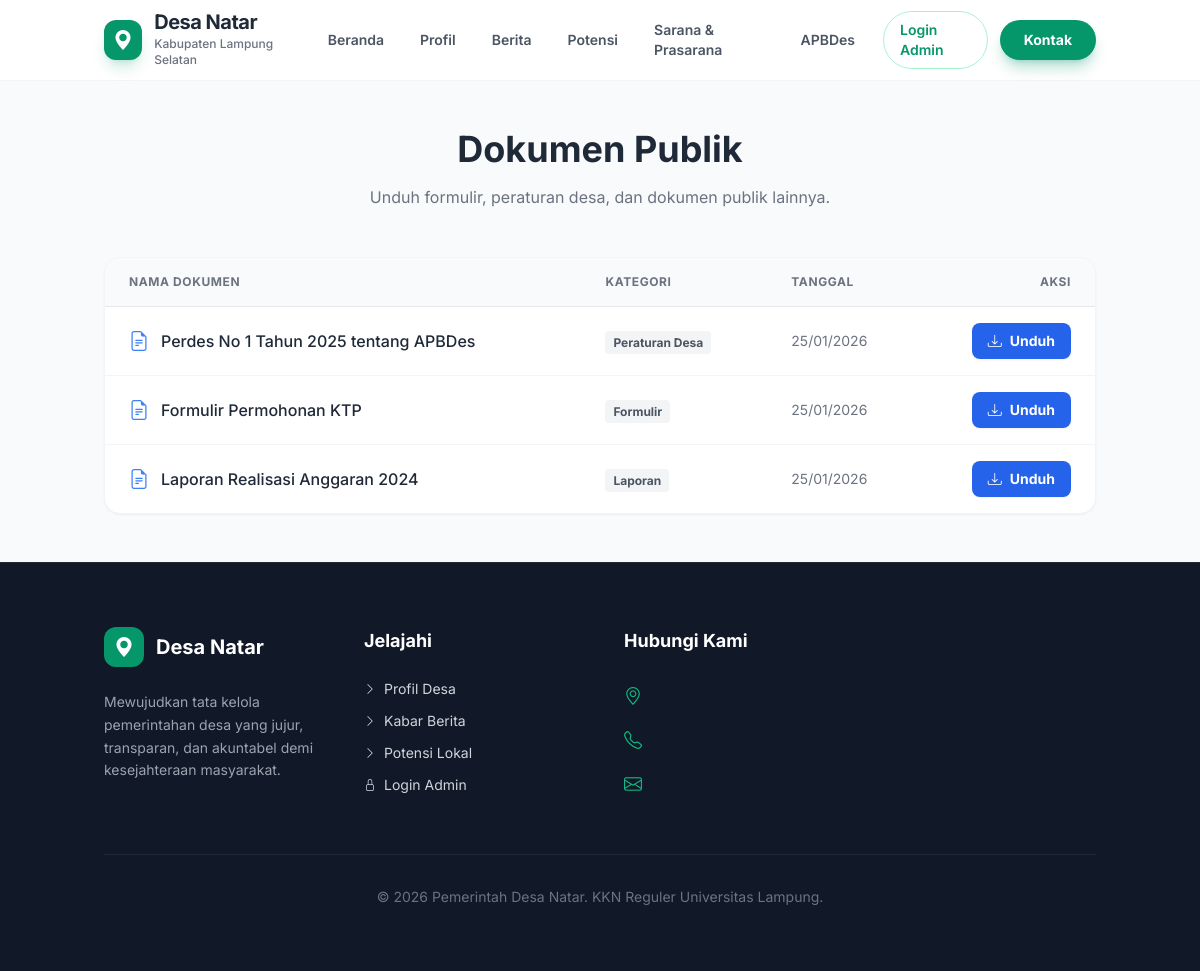
Page /Website-Desa-Natar2/admin/unduhan.php on the committed database.
### tables this page shows
CREATE TABLE site_settings (
    id INT AUTO_INCREMENT PRIMARY KEY,
    judul_website VARCHAR(255) DEFAULT 'Desa Natar',
    tagline VARCHAR(255),
    logo VARCHAR(255),
    favicon VARCHAR(255)
);

CREATE TABLE unduhan (
    id INT AUTO_INCREMENT PRIMARY KEY,
    nama_dokumen VARCHAR(255) NOT NULL,
    nama_file VARCHAR(255) NOT NULL,
    id_kategori INT,
    tgl_upload TIMESTAMP DEFAULT CURRENT_TIMESTAMP,
    CONSTRAINT fk_unduhan_kategori
        FOREIGN KEY (id_kategori)
        REFERENCES kategori_unduhan(id)
        ON DELETE SET NULL
);

CREATE TABLE kategori_unduhan (
    id INT AUTO_INCREMENT PRIMARY KEY,
    nama_kategori VARCHAR(100) NOT NULL
);

### Website-Desa-Natar2/admin/unduhan.php (the view, shortened to what this page needs)
<?php
require 'includes/header.php';
$q_unduhan = mysqli_query($conn, "SELECT u.*, k.nama_kategori FROM unduhan u LEFT JOIN kategori_unduhan k ON u.id_kategori = k.id ORDER BY u.tgl_upload DESC");
?>
<div class="bg-gray-50 py-12">
    <div class="container mx-auto px-4 max-w-5xl">
        <div class="text-center mb-12">
            <h1 class="text-3xl md:text-4xl font-bold text-gray-800 mb-4">Dokumen Publik</h1>
            <p class="text-gray-500 max-w-2xl mx-auto">Unduh formulir, peraturan desa, dan dokumen publik lainnya.</p>
        </div>
        <div class="bg-white rounded-2xl shadow-sm border border-gray-100 overflow-hidden">
            <div class="overflow-x-auto">
                <table class="w-full text-left border-collapse">
                    <thead class="bg-gray-50 border-b border-gray-200">
                        <tr>
                            <th class="px-6 py-4 text-xs font-bold text-gray-500 uppercase tracking-wider">Nama Dokumen</th>
                            <th class="px-6 py-4 text-xs font-bold text-gray-500 uppercase tracking-wider">Kategori</th>
                            <th class="px-6 py-4 text-xs font-bold text-gray-500 uppercase tracking-wider">Tanggal</th>
                            <th class="px-6 py-4 text-xs font-bold text-gray-500 uppercase tracking-wider text-right">Aksi</th>
                        </tr>
                    </thead>
                    <tbody class="divide-y divide-gray-100">
                        <?php while($row = mysqli_fetch_assoc($q_unduhan)): ?>
                        <tr class="hover:bg-gray-50 transition">
                            <td class="px-6 py-4 font-medium text-gray-800">
                                <div class="flex items-center gap-3">
                                    <i class="bi bi-file-earmark-text text-blue-500 text-xl"></i>
                                    <?= htmlspecialchars($row['nama_dokumen']); ?>
                                </div>
                            </td>
                            <td class="px-6 py-4"><span class="bg-gray-100 text-gray-600 px-2 py-1 rounded text-xs font-bold"><?= $row['nama_kategori']; ?></span></td>
                            <td class="px-6 py-4 text-sm text-gray-500"><?= date('d/m/Y', strtotime($row['tgl_upload'])); ?></td>
                            <td class="px-6 py-4 text-right">
                                <a href="assets/files/unduhan/<?= $row['nama_file']; ?>" target="_blank" class="inline-flex items-center gap-2 bg-blue-600 text-white px-4 py-2 rounded-lg text-sm font-bold hover:bg-blue-700 transition shadow-sm">
                                    <i class="bi bi-download"></i> Unduh
                                </a>
                            </td>
                        </tr>
                        <?php endwhile; ?>
                    </tbody>
                </table>
            </div>
        </div>
    </div>
</div>
<?php require 'includes/footer.php'; ?>

### includes/header.php (shortened to what this page needs)
<?php
require_once __DIR__ . '/../config/db.php';
$settings = ['judul_website' => 'Desa Natar', 'tagline' => 'Website Resmi Pemerintah Desa'];
if ($conn) {
    $q_set = @mysqli_query($conn, "SELECT * FROM site_settings LIMIT 1");
    if ($q_set && mysqli_num_rows($q_set) > 0) {
        $settings = mysqli_fetch_assoc($q_set);
    }
}
?>
<!DOCTYPE html>
<html lang="id" class="scroll-smooth">
<head>
    <script src="https://cdn.tailwindcss.com"></script>
    <link rel="stylesheet" href="https://cdn.jsdelivr.net/npm/bootstrap-icons@1.11.0/font/bootstrap-icons.css">
</head>
<body class="bg-gray-50 flex flex-col min-h-screen">
    <nav class="bg-white sticky top-0 z-50 border-b border-gray-100 shadow-sm/50 backdrop-blur-md bg-white/90">
        <div class="container mx-auto px-4">
            <div class="flex justify-between items-center h-20">
                <a href="index.php" class="flex items-center gap-3 group">
                    <div class="w-10 h-10 bg-emerald-600 rounded-xl flex items-center justify-center text-white shadow-lg shadow-emerald-600/20 group-hover:scale-105 transition duration-300">
                        <i class="bi bi-geo-alt-fill text-xl"></i>
                    </div>
                    <div>
                        <h1 class="font-bold text-xl text-gray-800 leading-none tracking-tight"><?= $settings['judul_website']; ?></h1>
                        <p class="text-xs text-gray-500 mt-1 font-medium">Kabupaten Lampung Selatan</p>
                    </div>
                </a>
                <div class="hidden lg:flex items-center gap-1">
                    <?php
                    $menu = [
                        'index.php' => 'Beranda',
                        'profil.php' => 'Profil',
                        'berita.php' => 'Berita',
                        'potensi.php' => 'Potensi',
                        'sarana-prasarana.php' => 'Sarana & Prasarana',
                        'apbdesa.php' => 'APBDes'
                    ];
                    $current_page = basename($_SERVER['PHP_SELF']);
                    foreach ($menu as $link => $label) {
                        $active = ($current_page == $link) ? 'text-emerald-700 bg-emerald-50 font-bold' : 'text-gray-600 hover:text-emerald-600 hover:bg-emerald-50';
                        echo "<a href=\"$link\" class=\"px-4 py-2 text-sm font-semibold rounded-lg transition $active\">$label</a>";
                    }
                    ?>
                    <a href="admin/login.php" class="ml-2 px-4 py-2 text-sm font-semibold text-emerald-600 hover:text-emerald-800 transition border border-emerald-200 rounded-full hover:bg-emerald-50">Login Admin</a>
                    <a href="kontak.php" class="ml-2 px-6 py-2.5 text-sm font-bold text-white bg-emerald-600 rounded-full hover:bg-emerald-700 shadow-lg shadow-emerald-600/30 transition transform hover:-translate-y-0.5">Kontak</a>
                </div>
            </div>
        </div>
    </nav>

### includes/header.php (style rules this page uses)
body { font-family: 'Inter', sans-serif; }

### rows in the picture
site_settings: judul_website "Desa Natar"
unduhan: nama_dokumen "Perdes No 1 Tahun 2025 tentang APBDes", id_kategori.nama_kategori "Peraturan Desa", tgl_upload "25/01/2026"
unduhan: nama_dokumen "Formulir Permohonan KTP", id_kategori.nama_kategori "Formulir", tgl_upload "25/01/2026"
unduhan: nama_dokumen "Laporan Realisasi Anggaran 2024", id_kategori.nama_kategori "Laporan", tgl_upload "25/01/2026"

### other values in the picture
$label "Beranda"
$label "Profil"
$label "Berita"
$label "Potensi"
$label "Sarana & Prasarana"
$label "APBDes"
